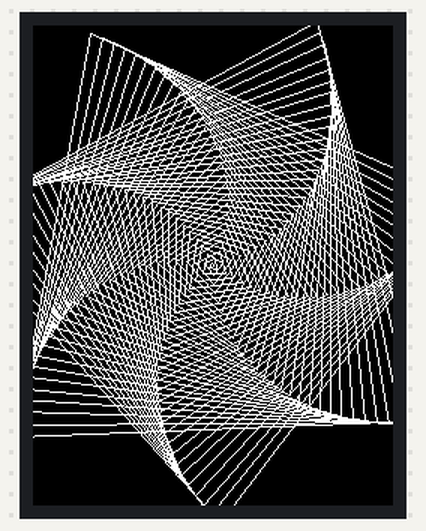
The sketch below on a simulated Arduino Uno, built with avr-gcc and run on an emulated ATmega328P. Shown: 240×320 colour display. What the sketch prints to the serial monitor is not drawn.

Above: at 0.9 s.

Measured:
- what the display in image 0 shows lasts 1.0 s, from 0.8 s to 1.8 s

The sketch:

design1.ino
```cpp
// IMPORTANT: Adafruit_TFTLCD LIBRARY MUST BE SPECIFICALLY
// CONFIGURED FOR EITHER THE TFT SHIELD OR THE BREAKOUT BOARD.
// SEE RELEVANT COMMENTS IN Adafruit_TFTLCD.h FOR SETUP.
//by Open-Smart Team and Catalex Team
//catalex_inc@163.com
//Store:   http://dx.com
//           https://open-smart.aliexpress.com/store/1199788
//Demo Function: Display graphics, characters
//Arduino IDE: 1.6.5
// Board: Arduino UNO R3, Arduino Mega2560,Arduino Leonardo

// Board:OPEN-SMART UNO R3 5V / 3.3V, Arduino UNO R3, Arduino Mega2560
//3.2INCH TFT:
// https://www.aliexpress.com/store/product/3-2-TFT-LCD-Display-module-Touch-Screen-Shield-board-onboard-temperature-sensor-w-Touch-Pen/1199788_32755473754.html?spm=2114.12010615.0.0.bXDdc3
//OPEN-SMART UNO R3 5V / 3.3V:
// https://www.aliexpress.com/store/product/OPEN-SMART-5V-3-3V-Compatible-UNO-R3-CH340G-ATMEGA328P-Development-Board-with-USB-Cable-for/1199788_32758607490.html?spm=2114.12010615.0.0.ckMTaN


#include <Adafruit_GFX.h>    // Core graphics library
//#include <Adafruit_TFTLCD.h> // Hardware-specific library
#include <MCUFRIEND_kbv.h>
MCUFRIEND_kbv tft;

//***********************************************//
// If you use OPEN-SMART TFT breakout board                 //
// Reconmmend you to add 5V-3.3V level converting circuit.
// Of course you can use OPEN-SMART UNO Black version with 5V/3.3V power switch,
// you just need switch to 3.3V.
// The control pins for the LCD can be assigned to any digital or
// analog pins...but we'll use the analog pins as this allows us to
//----------------------------------------|
// TFT Breakout  -- Arduino UNO / Mega2560 / OPEN-SMART UNO Black
// GND              -- GND
// 3V3               -- 3.3V
// CS                 -- A3
// RS                 -- A2
// WR                -- A1
// RD                 -- A0
// RST                -- RESET
// LED                -- GND
// DB0                -- 8
// DB1                -- 9
// DB2                -- 10
// DB3                -- 11
// DB4                -- 4
// DB5                -- 13
// DB6                -- 6
// DB7                -- 7

// Assign human-readable names to some common 16-bit color values:
#define	BLACK   0x0000
#define	BLUE    0x001F
#define	RED     0xF800
#define	GREEN   0x07E0
#define CYAN    0x07FF
#define MAGENTA 0xF81F
#define YELLOW  0xFFE0
#define WHITE   0xFFFF

//Adafruit_TFTLCD tft(LCD_CS, LCD_CD, LCD_WR, LCD_RD, LCD_RESET);
// If using the shield, all control and data lines are fixed, and
// a simpler declaration can optionally be used:
// Adafruit_TFTLCD tft;
int cx = tft.width() / 2;
int cy = tft.height() / 2;
float iv = 1.8;
float x1, y1;
float x2, y2;

void setup(void) {
  Serial.begin(9600);
  Serial.println("Running design1 program.");
  tft.begin(0X9327);//to enable ILI9327 driver code
}

void loop(void) {
  int j;
  float x3 = 0.0;
  float y3 = 0.0;
  x2 = cx;
  y2 = cy;
  tft.fillScreen(BLACK);
  for(j=0;j<200;j++) {
    x1 = x2;
    y1 = y2;
    x2 = cx + (sin(x3) * (x3 / 2));
    y2 = cy + (cos(y3) * (y3 / 2));
    tft.drawLine(x1, y1, x2, y2, WHITE);
    x3 += iv;
    y3 += iv;
  }
  delay(1000);
}
```
